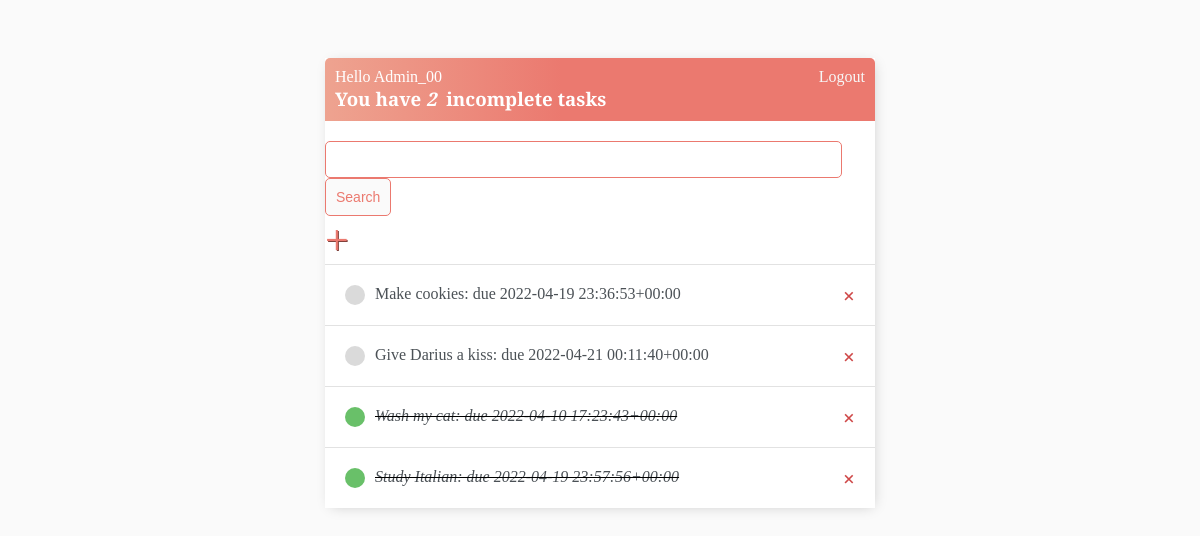
The app's page / (signed in) with its own data.
### todo_app/models.py (models this page shows)
class ToDoItem(models.Model):
    title = models.CharField(max_length=100)
    description = models.TextField(null=True, blank=True)
    created_date = models.DateTimeField(auto_now_add=True)
    due_date = models.DateTimeField(default=one_week_hence)
    complete = models.BooleanField(default=False)
    todo_list = models.ForeignKey(ToDoList, on_delete=models.CASCADE, null=True, blank=True)
    user = models.ForeignKey(User, on_delete=models.CASCADE, null=True, blank=True)
    def __str__(self):
        return f'{self.title}: due {self.due_date}'
    class Meta:
        ordering = ['complete']

### todo_app/views.py (the view)
# urls.py: path('', TaskList.as_view(), name='tasks'),
class TaskList(LoginRequiredMixin, ListView):
    model = ToDoItem
    context_object_name = 'todo_list'
    def get_context_data(self, **kwargs):
        context = super().get_context_data(**kwargs)
        context['todo_list'] = context['todo_list'].filter(user=self.request.user)
        context['count'] = context['todo_list'].filter(complete=False).count()
        search_input = self.request.GET.get('search-area') or ''
        if search_input:
            context['todo_list'] = context['todo_list'].filter(title__icontains=search_input)
        context['search_input'] = search_input
        return context

### todo_app/templates/todo_app/todoitem_list.html
{% extends 'todo_app/main.html' %}
{% block content %}
<div class="header-bar">
    <div>
        <hi>Hello {{request.user|title}}</hi>
        <h3 style="margin:0">You have<i> {{count}}&nbsp;</i> incomplete task{{count|pluralize:"s"}} </h3>
    </div>
    {% if request.user.is_authenticated %}
    <a href="{% url 'logout' %}">Logout</a>
    {% else %}
    <a href="{% url 'login' %}">Login</a>
    {% endif %}
</div>
<div id="search-add-wrapper">
    <form method="GET" style="margin-top: 20px";display: flex;>
        <input type="text" name="search-area" value="{{search_input}}">
        <input class="button" type="submit" value="Search">
    </form>
    <a id="add-link" href="{% url 'task-create' %}">&#x2b;</a>
</div>
<div class="task-items-wrapper">
    {% for task in todo_list %}
        <div class="task-wrapper">
            {% if task.complete %}
                <div class="task-title">
                    <div class="task-complete-icon"></div>
                    <i><s><a href="{% url 'task-update' task.id %}">{{task}}</a></s></i>
                </div>
                <a class="delete-link" href="{% url 'task-delete' task.id %}">&#215;</a>
                {% else %}
                <div class="task-title">
                    <div class="task-incomplete-icon"></div>
                    <a href="{% url 'task-update' task.id %}">{{task}}</a>
                </div>
                <a class="delete-link" href="{% url 'task-delete' task.id %}">&#215;</a>
            {% endif %}
        </div>
    {% empty %}
    <h3>No items in list.</h3>
    {% endfor %}
</div>
{% endblock content %}

### todo_app/templates/todo_app/main.html (shortened to what this page needs)
<!DOCTYPE html>
<html>
<head>
</head>
<body>
    <div class="container">
        {% block content %}
        {% endblock content %}
    </div>
</body>
</html>

### todo_app/templates/todo_app/main.html (style rules this page uses)
body { background-color: #fafafa; font-family: 'EB Garamond', serif; padding-top: 50px; }
h1, h2, h3, h4, h5, h6, { font-family: 'EB Gramond', serif; }
a, p { color: #4b5156 }
.container { max-width: 550px; margin: auto; background-color: #fff; -webkit-box-shadow: 2px 2px 13px -4px rgba(0, 0, 0, 0.21); box-shadow: 2px 2px 13px -4px rgba(0, 0, 0, 0.21); }
.header-bar { display: flex; justify-content: space-between; color: #fff; padding: 10px; border-radius: 5px 5px 0 0; background: linear-gradient(90deg, #EEA390 0%, #EB796F 43%, #EB796F 100%); }
.header-bar a { color: rgb(247, 247, 247); text-decoration: none; }
.task-wrapper { display: flex; align-items: center; justify-content: space-between; padding: 20px; background-color: #fff; border-top: 1px solid rgb(226, 226, 226) }
.task-title { display: flex; }
.task-title a { text-decoration: none; color: #4b5156; margin-left: 10px; }
.task-complete-icon { height: 20px; width: 20px; background-color: rgb(105, 192, 105); border-radius: 50%; }
.task-incomplete-icon { height: 20px; width: 20px; background-color: rgb(218, 218, 218); border-radius: 50%; }
.delete-link { text-decoration: none; font-weight: 900; color: #cf4949; font-size: 22px; line-height: 0; }
#add-link { color: #EB796F; text-decoration: none; font-size: 42px; text-shadow: 1px 1px #81413b; }
input[type=text], input[type=password], textarea { border: 1px solid #EB796F; border-radius: 5px; padding: 10px; width: 90%; }
.button { border: 1px solid #EB796F; background-color: #fafafa; color: #EB796F; padding: 10px; font-size: 14px; border-radius: 5px; cursor: pointer; text-decoration: none; }

### records on screen
ToDoItem: title+due_date "Make cookies: due 2022-04-19 23:36:53+00:00"
ToDoItem: title+due_date "Give Darius a kiss: due 2022-04-21 00:11:40+00:00"
ToDoItem: title+due_date "Wash my cat: due 2022-04-10 17:23:43+00:00"
ToDoItem: title+due_date "Study Italian: due 2022-04-19 23:57:56+00:00"

### other values on screen
{{ request.user|title }} "Admin_00"
{{ count }} "2"
